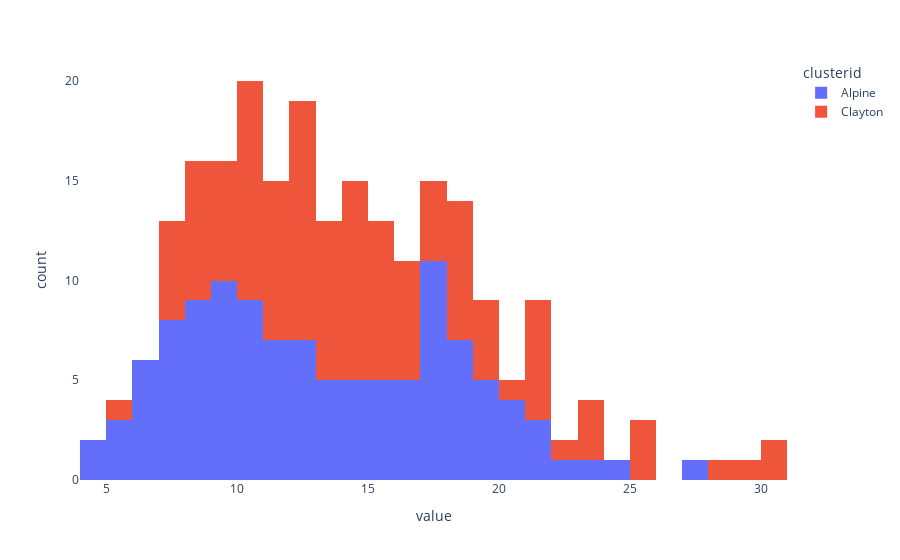

Here is the notebook cell this chart was saved with:
### Code cell
def histogram(dataset,variable,startDate,endDate,period,suburbs):


    dataset["datetime"] = pd.to_datetime(dataset["datetime"])
    dataset['datetime'] = dataset['datetime'].dt.tz_convert('UTC')

    daterange = pd.date_range(startDate, endDate, freq=period)

    filtered_dataset = dataset[dataset["datetime"].isin(daterange)]

    fig = px.histogram(filtered_dataset,x = variable,nbins=31,color='clusterid')
    unique_values = filtered_dataset['clusterid'].unique()
    newnames = {int(unique_values[i]): suburbs[i] for i in range(len(unique_values))}

    fig.for_each_trace(lambda t: t.update(name=newnames.get(int(t.name), t.name),
                                      legendgroup=newnames.get(int(t.name), t.name),
                                      hovertemplate=t.hovertemplate.replace(t.name, newnames.get(int(t.name), t.name))
                                     ))
    fig.update_layout(plot_bgcolor='white')

    fig.show()

# startDate = pd.Timestamp("2015-01-01", tz='UTC')
# endDate = pd.Timestamp("2024-07-31", tz='UTC')
# variable = ["temperature"]
# period = "M"
# suburbs = ['Alpine', 'Clayton']
# dataset = get_dataset(suburbs)
print(histogram(dataset,variable,startDate,endDate,period,suburbs))

### Figure 1 — Plotly figure (JSON) as saved in the notebook; plotly's stock layout.template omitted (floating-point values rounded to 4 significant figures)
{"data": [{"alignmentgroup": "True", "bingroup": "x", "hovertemplate": "clusterid=Alpine<br>value=%{x}<br>count=%{y}<extra></extra>", "legendgroup": "Alpine", "marker": {"color": "#636efa", "pattern": {"shape": ""}}, "name": "Alpine", "nbinsx": 31, "offsetgroup": "96417", "orientation": "v", "showlegend": true, "type": "histogram", "x": [16.55, 20.87, 15.4, 11.65, 9.172, 8.049, 7.939, 8.16, 12.66, 15.36, 20.98, 18.92, 18.35, 18.47, 14.98, 15.96, 9.056, 6.628, 8.901, 11.35, 8.924, 10.48, 18.52, 22.55, 20.73, 17.39, 12.46, 12.38, 5.897, 4.428, 6.088, 6.159, 10.98, 10.32, 19.08, 18.77, 13.12, 21.13, 17.71, 11.64, 7.784, 6.172, 9.618, 7.934, 10.22, 17.76, 16.09, 23.75, 20.57, 19.21, 10.89, 14.91, 7.886, 5.343, 6.73, 8.632, 9.826, 19.52, 16.36, 21.96, 27.88, 17.96, 17.07, 7.02, 10.94, 7.68, 6.597, 8.522, 11.5, 12.22, 15.18, 14.7, 16.9, 19.56, 14.11, 13.4, 8.361, 9.559, 12.67, 11.86, 13.16, 11.79, 16.8, 18.93, 21.08, 17.04, 11.37, 10.71, 4.686, 8.136, 9.12, 10.97, 9.418, 15.43, 12.81, 17.32, 17.46, 18.53, 13.69, 8.397, 12.46, 7.147, 9.88, 9.739, 19.36, 13.17, 17.34, 14.65, 17.74, 24.43, 17.6, 9.982, 10.8, 5.561, 7.622], "xaxis": "x", "yaxis": "y"}, {"alignmentgroup": "True", "bingroup": "x", "hovertemplate": "clusterid=Clayton<br>value=%{x}<br>count=%{y}<extra></extra>", "legendgroup": "Clayton", "marker": {"color": "#EF553B", "pattern": {"shape": ""}}, "name": "Clayton", "nbinsx": 31, "offsetgroup": "106402", "orientation": "v", "showlegend": true, "type": "histogram", "x": [17.36, 21.34, 18.81, 12.3, 9.338, 10.51, 10.62, 8.4, 10.14, 20.89, 21.81, 29.37, 17.29, 21.24, 17.73, 19.34, 9.3, 9.452, 12.27, 14.04, 12.96, 12.15, 16.19, 18.6, 17.22, 23.73, 13.74, 14.71, 10.38, 5.64, 7.746, 7.798, 11.4, 12.96, 25.35, 18.46, 14.27, 21.05, 15.47, 11.74, 8.742, 8.236, 10.95, 11.62, 9.521, 15.45, 14.55, 19.12, 15.81, 30.05, 14.14, 18.88, 12.35, 10.76, 7.401, 13.48, 8.661, 25.79, 13.29, 16.62, 30.72, 16.71, 14.72, 10.03, 12.56, 11.08, 10.69, 8.111, 13.17, 13.53, 21.42, 19.13, 16.38, 19.83, 15.82, 15.7, 10.52, 12.19, 12.18, 14.88, 14.6, 12.15, 23.34, 28.24, 25.27, 21.01, 15.55, 13.95, 7.609, 8.494, 10.78, 9.613, 12.53, 11.91, 14.22, 23.22, 18.26, 16.69, 13.67, 9.921, 14.74, 11.55, 13.32, 11.61, 22.99, 12.73, 15.26, 15.92, 18.04, 18.42, 16.73, 10.83, 11.97, 8.348, 7.084], "xaxis": "x", "yaxis": "y"}], "layout": {"barmode": "relative", "legend": {"title": {"text": "clusterid"}, "tracegroupgap": 0}, "margin": {"t": 60}, "plot_bgcolor": "white", "xaxis": {"anchor": "y", "domain": [0, 1], "title": {"text": "value"}}, "yaxis": {"anchor": "x", "domain": [0, 1], "title": {"text": "count"}}}}
